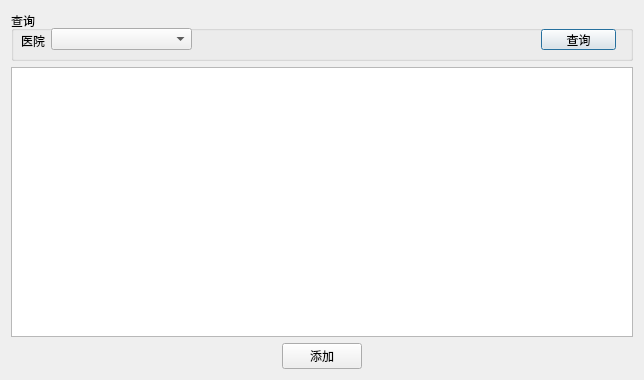
<?xml version="1.0" encoding="UTF-8"?>
<ui version="4.0">
 <class>ManageSection</class>
 <widget class="QDialog" name="ManageSection">
  <property name="geometry">
   <rect>
    <x>0</x>
    <y>0</y>
    <width>644</width>
    <height>380</height>
   </rect>
  </property>
  <property name="windowTitle">
   <string>管理-科</string>
  </property>
  <layout class="QVBoxLayout" name="verticalLayout">
   <item>
    <widget class="QGroupBox" name="groupBox">
     <property name="minimumSize">
      <size>
       <width>0</width>
       <height>50</height>
      </size>
     </property>
     <property name="title">
      <string>查询</string>
     </property>
     <widget class="QPushButton" name="btnSearch">
      <property name="geometry">
       <rect>
        <x>530</x>
        <y>18</y>
        <width>75</width>
        <height>21</height>
       </rect>
      </property>
      <property name="text">
       <string>查询</string>
      </property>
     </widget>
     <widget class="QComboBox" name="inputHospital">
      <property name="geometry">
       <rect>
        <x>40</x>
        <y>17</y>
        <width>141</width>
        <height>22</height>
       </rect>
      </property>
     </widget>
     <widget class="QLabel" name="label">
      <property name="geometry">
       <rect>
        <x>10</x>
        <y>22</y>
        <width>31</width>
        <height>16</height>
       </rect>
      </property>
      <property name="text">
       <string>医院</string>
      </property>
     </widget>
    </widget>
   </item>
   <item>
    <widget class="QTableWidget" name="table"/>
   </item>
   <item>
    <layout class="QHBoxLayout" name="horizontalLayout">
     <item>
      <spacer name="horizontalSpacer">
       <property name="orientation">
        <enum>Qt::Horizontal</enum>
       </property>
       <property name="sizeHint" stdset="0">
        <size>
         <width>40</width>
         <height>20</height>
        </size>
       </property>
      </spacer>
     </item>
     <item>
      <widget class="QPushButton" name="btnAdd">
       <property name="text">
        <string>添加</string>
       </property>
      </widget>
     </item>
     <item>
      <spacer name="horizontalSpacer_2">
       <property name="orientation">
        <enum>Qt::Horizontal</enum>
       </property>
       <property name="sizeHint" stdset="0">
        <size>
         <width>40</width>
         <height>20</height>
        </size>
       </property>
      </spacer>
     </item>
    </layout>
   </item>
  </layout>
 </widget>
 <resources/>
 <connections/>
</ui>
